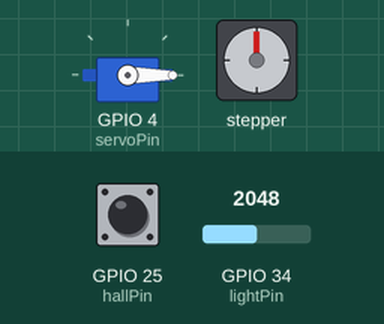
This sketch was run on a simulated ESP32. Parts: servo, stepper motor. The test bench sets the inputs (shaded band); at power-on: GPIO 25 (hallPin) HIGH, GPIO 34 (lightPin) = 2048. Stepper angles assume 1024 steps per turn; what the sketch prints to the serial monitor is not drawn.

Above: at 1.2 s.
1.3 s: GPIO 25 (hallPin) pulled LOW for 0.15 s
At 1.78 s:
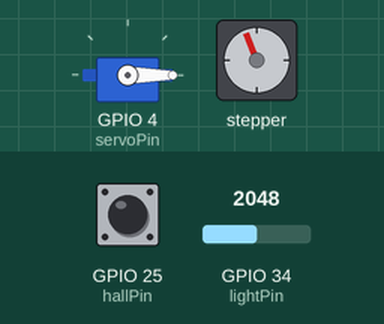
At 2.41 s:
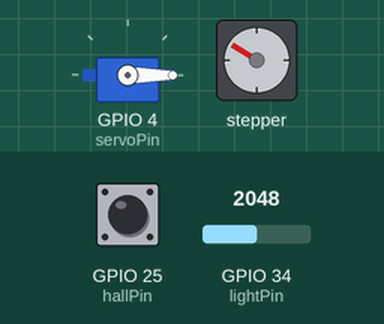
4.3 s: GPIO 34 (lightPin) set to 1948
At 4.3 s:
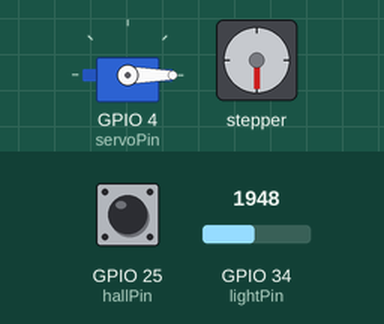
5.8 s: GPIO 34 (lightPin) set to 2040
Timing chart, 0 to 17.9 s (numbered marks = the images above; inputs shaded):
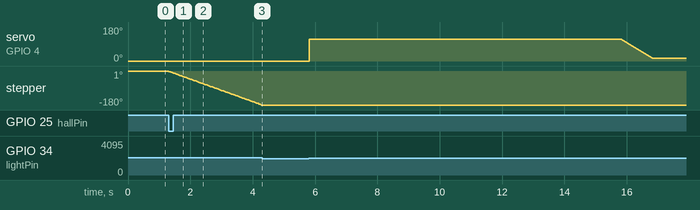

Measured:
- the behaviour switches between 2001 and 2000 on GPIO 34 (lightPin) (found by bisection; images 2 and 3)
- after the input at 1.3 s, stepper: keeps turning counter-clockwise at about 61°/s, starting at once
- after the input at 4.3 s, servo on GPIO 4 (servoPin): stays 0° (without the input it goes to 115° after 0.01 s)

The sketch:

motors.ino
```cpp
#include <ESP32Servo.h>
#include <Stepper.h>

// ULN2003 Motor Driver Pins
#define IN1 19
#define IN2 18
#define IN3 5
#define IN4 17

// stepper setup
const int stepsPerRevolution = 1024;
const int quarterTurn = stepsPerRevolution / 4;
Stepper myStepper(stepsPerRevolution, IN1, IN3, IN2, IN4);
bool stepperActive = false;

// photoresistor setup
const int lightPin = 34;
int threshold = 2000;

// servo setup
const int servoPin = 4;
Servo servo;
const unsigned long servoDuration = 10000;
unsigned long servoStart = 0;
bool canRelock = false;
bool servoRaised = false;
bool servoPlayed = false;

// hall effect sensor setup
const int hallPin = 25;
volatile bool hallTriggeredFlag = false;

bool isLocked = true;


void IRAM_ATTR hallISR() {
  // triggers as soon as hall sensor is pulled low
  hallTriggeredFlag = true;
}

void setup() {
  Serial.begin(115200);

  // set up motors
  servo.attach(servoPin);
  myStepper.setSpeed(10);

  // set servo to init position
  servo.write(0);

  pinMode(hallPin, INPUT_PULLUP);
  attachInterrupt(digitalPinToInterrupt(hallPin), hallISR, FALLING);
}

void loop() {
  // Detect magnet to unlock, and unlock box
  if (hallTriggeredFlag && isLocked) {
    Serial.println("MAGNET DETECTED → Unlocking");
    hallTriggeredFlag = false;
    myStepper.step(-512);
    isLocked = false;
    Serial.println("Unlocked.");
  }

  int lightValue = analogRead(lightPin);
  Serial.print("Light: ");
  Serial.println(lightValue);

  // if lock is disengaged, servo should pop up (only once)
  if (!isLocked && !servoRaised && lightValue > threshold && !servoPlayed) {
    Serial.println("Bright → Popping servo up");
    servo.write(115);
    servoStart = millis();
    servoRaised = true;
    canRelock = true;
  }

  // once servo is up for 10 seconds, go back down to rest position
  if (servoRaised && millis() - servoStart >= servoDuration) {
    Serial.println("Servo timeout → Returning down");
    for (int pos = 115; pos >= 15; pos--) {
      servo.write(pos);
      delay(10);
    }
    servoRaised = false;
    servoPlayed = true;
  }

  // once box is closed, reengage locking mechanism
  if (!isLocked && !servoRaised && canRelock && lightValue < threshold) {
    Serial.println("Dark again → Locking");
    myStepper.step(512);
    isLocked = true;
    canRelock = false;
    hallTriggeredFlag = false;
    Serial.println("Locked.");
  }

  delay(10);
}
```
